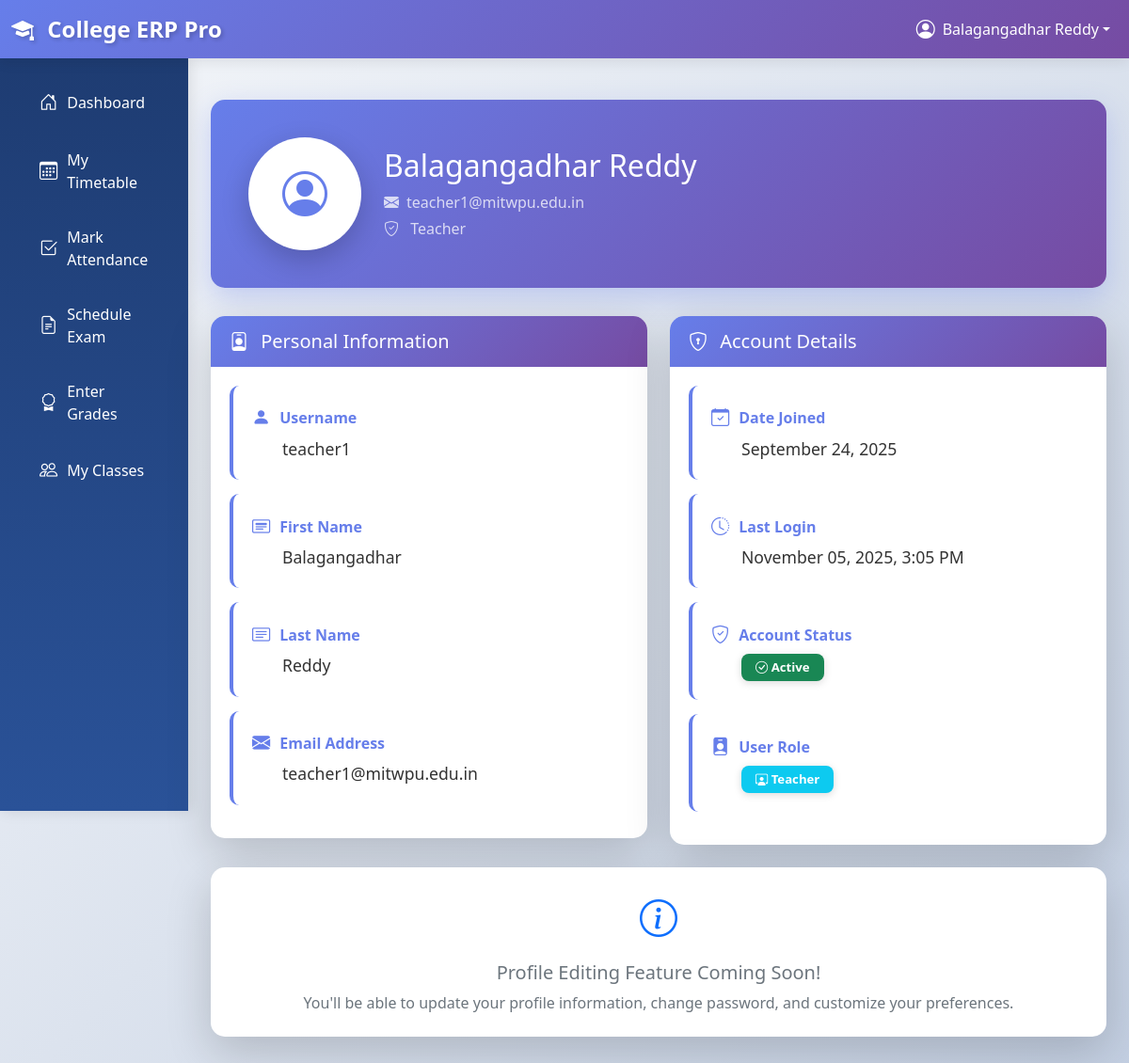
Page /accounts/profile/ (signed in) on the earlier database version.
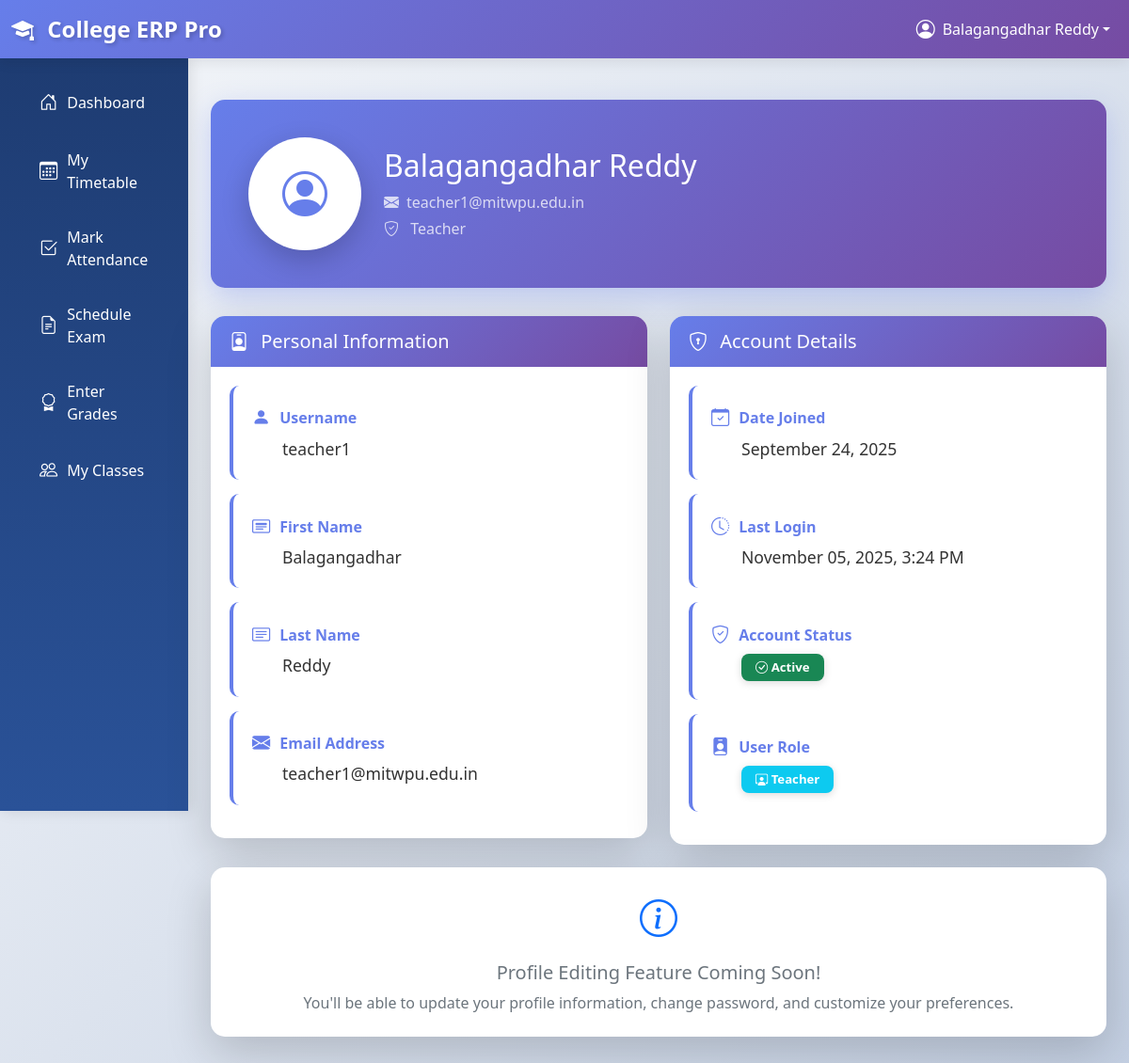
Same page on the later database version.
### accounts/models.py (models this page shows, shortened)
class User(AbstractUser):
    USER_TYPE_CHOICES = (
        ('student', 'Student'),
        ('teacher', 'Teacher'),
        ('admin', 'Administrator'),
    )
    user_type = models.CharField(max_length=10, choices=USER_TYPE_CHOICES)
    phone_regex = RegexValidator(
        regex=r'^\+?1?\d{9,15}$',
        message="Phone number must be entered in the format: '+999999999'. Up to 15 digits allowed."
    )
    phone_number = models.CharField(validators=[phone_regex], max_length=17, blank=True)
    address = models.TextField(blank=True)
    date_of_birth = models.DateField(null=True, blank=True)
    profile_picture = models.ImageField(upload_to='profile_pics/', null=True, blank=True)
    created_at = models.DateTimeField(auto_now_add=True)
    updated_at = models.DateTimeField(auto_now=True)
    @property
    def is_student(self):
        return self.user_type == 'student'
    @property
    def is_teacher(self):
        return self.user_type == 'teacher'
    @property
    def is_admin(self):
        return self.user_type == 'admin'

### accounts/views.py (the view)
# urls.py: path('profile/', views.profile_view, name='profile'),
@login_required
def profile_view(request):
    return render(request, 'accounts/profile.html', {'user': request.user})

### college_erp/context_processors.py (called while the page is built)
def global_context(request):
    context = {
        'all_departments': Department.objects.all().order_by('name'),
    }
    return context

### templates/accounts/profile.html (shortened to what the changed rows need)
{% extends 'base.html' %}
{% block content %}
<div class="py-4">
    <div class="profile-header">
        <div class="row align-items-center">
            <div class="col">
                <h1 class="h2 mb-2">{{ user.get_full_name|default:user.username }}</h1>
                <p class="mb-1 opacity-75">
                    <i class="bi bi-envelope-fill me-2"></i>{{ user.email|default:"No email set" }}
                </p>
                <p class="mb-0 opacity-75">
                    <i class="bi bi-shield-check me-2"></i>
                    {% if user.is_superuser %}
                        Administrator
                    {% elif user.is_staff %}
                        Staff Member
                    {% elif user.is_student %}
                        Student
                    {% elif user.is_teacher %}
                        Teacher
                    {% else %}
                        User
                    {% endif %}
                </p>
            </div>
        </div>
    </div>
    <div class="row">
        <div class="col-lg-6">
            <div class="card shadow-lg hover-lift mb-4">
                <div class="card-body">
                    <div class="info-group">
                        <div class="info-label">
                            <i class="bi bi-person-fill"></i>
                            Username
                        </div>
                        <div class="info-value">{{ user.username }}</div>
                    </div>
                    <div class="info-group">
                        <div class="info-label">
                            <i class="bi bi-card-heading"></i>
                            First Name
                        </div>
                        <div class="info-value">{{ user.first_name|default:"Not set" }}</div>
                    </div>
                    <div class="info-group">
                        <div class="info-label">
                            <i class="bi bi-card-text"></i>
                            Last Name
                        </div>
                        <div class="info-value">{{ user.last_name|default:"Not set" }}</div>
                    </div>
                    <div class="info-group">
                        <div class="info-label">
                            <i class="bi bi-envelope-fill"></i>
                            Email Address
                        </div>
                        <div class="info-value">{{ user.email|default:"Not set" }}</div>
                    </div>
                </div>
            </div>
        </div>
        <div class="col-lg-6">
            <div class="card shadow-lg hover-lift mb-4">
                <div class="card-body">
                    <div class="info-group">
                        <div class="info-label">
                            <i class="bi bi-calendar-check"></i>
                            Date Joined
                        </div>
                        <div class="info-value">{{ user.date_joined|date:"F d, Y" }}</div>
                    </div>
                    <div class="info-group">
                        <div class="info-label">
                            <i class="bi bi-clock-history"></i>
                            Last Login
                        </div>
                        <div class="info-value">{{ user.last_login|date:"F d, Y, g:i A"|default:"Never" }}</div>
                    </div>
                </div>
            </div>
        </div>
    </div>
</div>
{% endblock %}

### templates/base.html (shortened to what the changed rows need)
<!DOCTYPE html>
<html lang="en">
<head>
    <link href="https://cdn.jsdelivr.net/npm/bootstrap@5.1.3/dist/css/bootstrap.min.css" rel="stylesheet">
    <link rel="stylesheet" href="https://cdn.jsdelivr.net/npm/bootstrap-icons@1.7.2/font/bootstrap-icons.css">
    {% load static %}
    <link rel="stylesheet" href="{% static 'css/custom-animations.css' %}">
</head>
<body>
    <nav class="navbar navbar-expand-lg navbar-dark bg-primary sticky-top">
        <div class="container-fluid">
            {% if user.is_authenticated %}
                <div class="navbar-nav ms-auto">
                    <div class="nav-item dropdown">
                        <a class="nav-link dropdown-toggle text-white d-flex align-items-center"
                           href="#"
                           id="navbarDropdown"
                           role="button"
                           data-bs-toggle="dropdown"
                           aria-expanded="false">
                            <i class="bi bi-person-circle fs-5 me-2"></i>
                            <span class="d-none d-md-inline">{{ user.get_full_name|default:user.username }}</span>
                        </a>
                    </div>
                </div>
            {% endif %}
        </div>
    </nav>
    <div class="container-fluid">
        <div class="row">
            <main class="col-md-9 ms-sm-auto col-lg-10 px-md-4 main-content">
                {% block content %}
                {% endblock %}
            </main>
        </div>
    </div>
</body>
</html>

Differences in the rows shown:
changed User "Balagangadhar Reddy": last_login "November 05, 2025, 3:05 PM" → "November 05, 2025, 3:24 PM"
